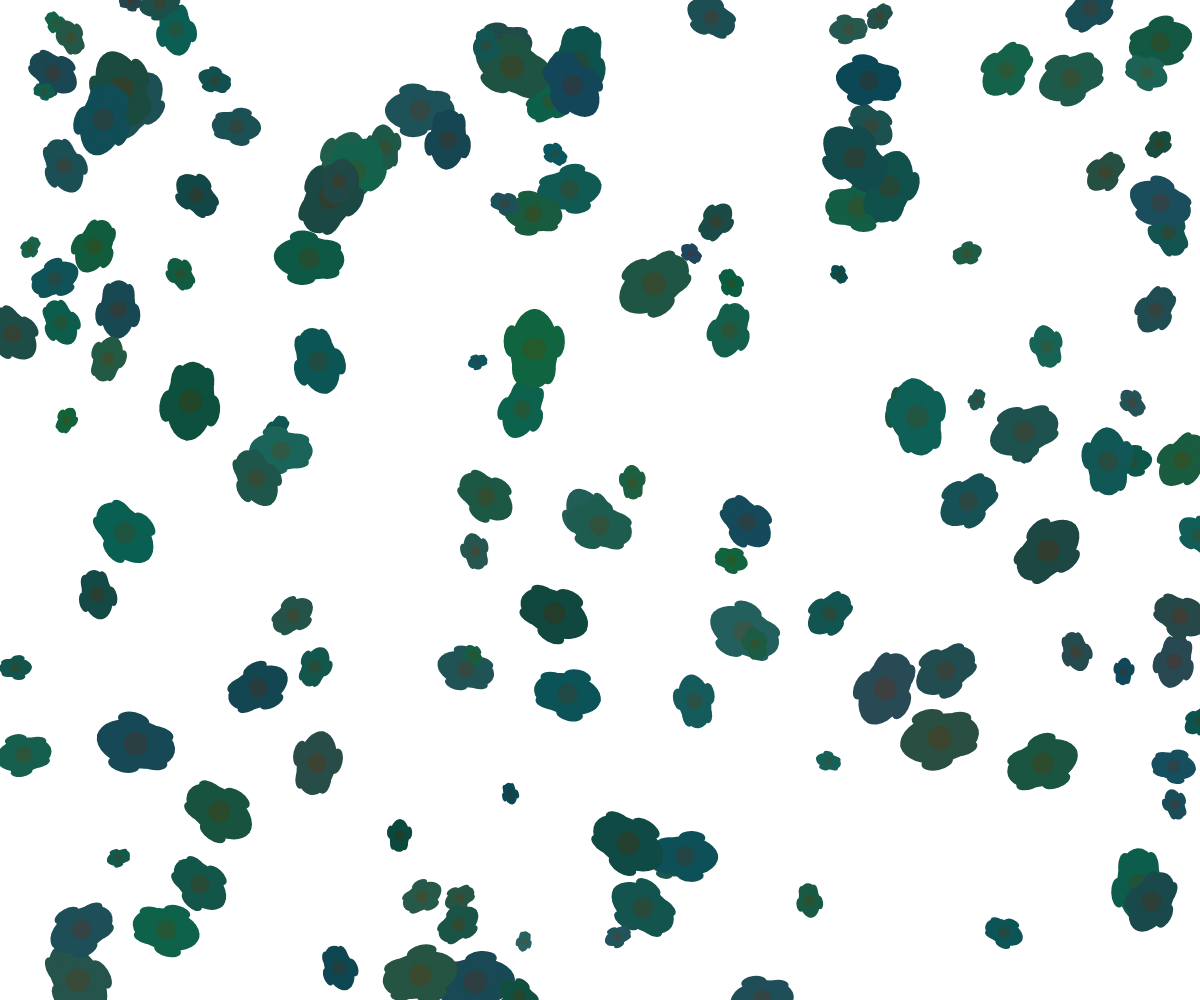
Frame 1 (no input)
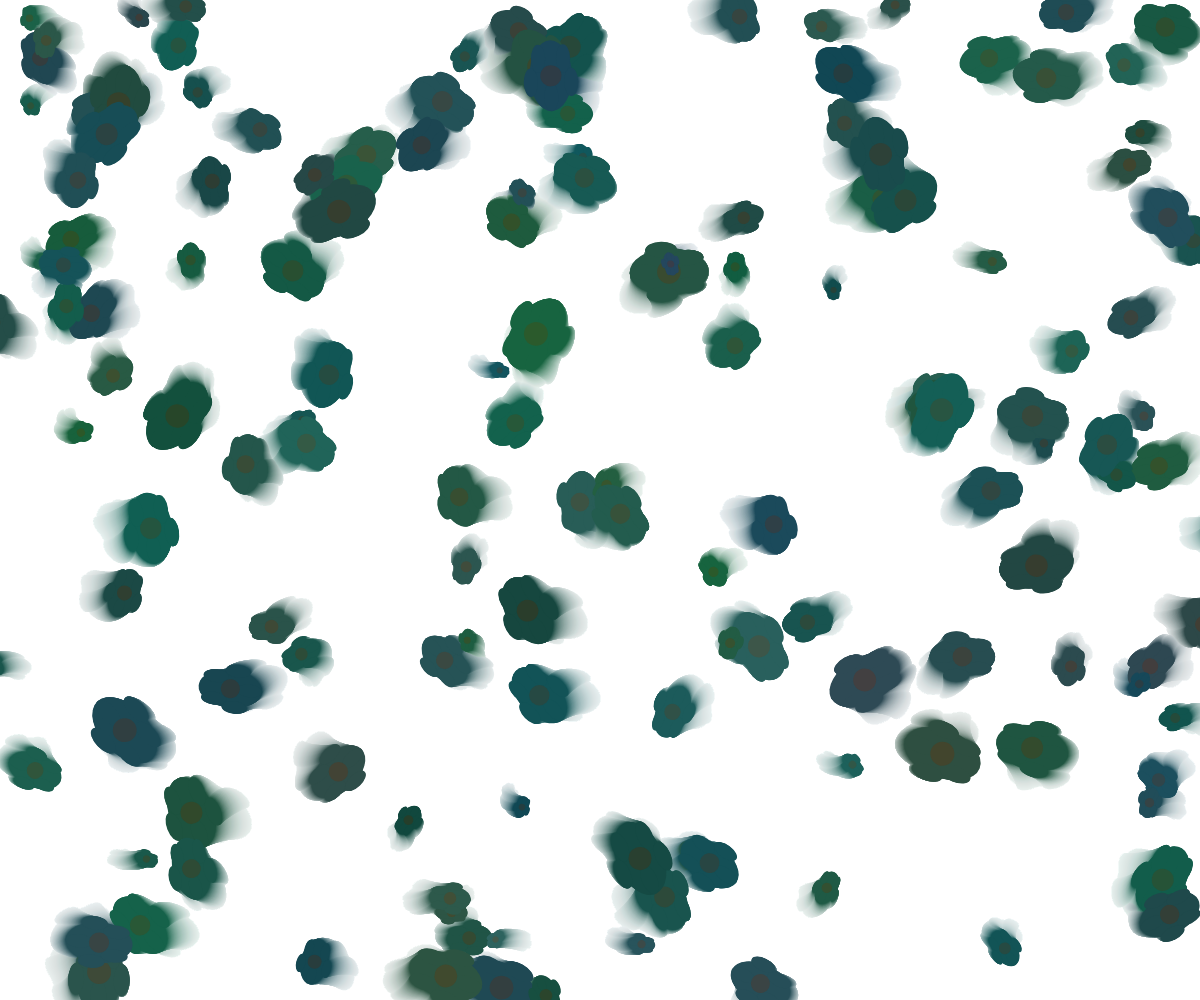
Frame 60 (no input)
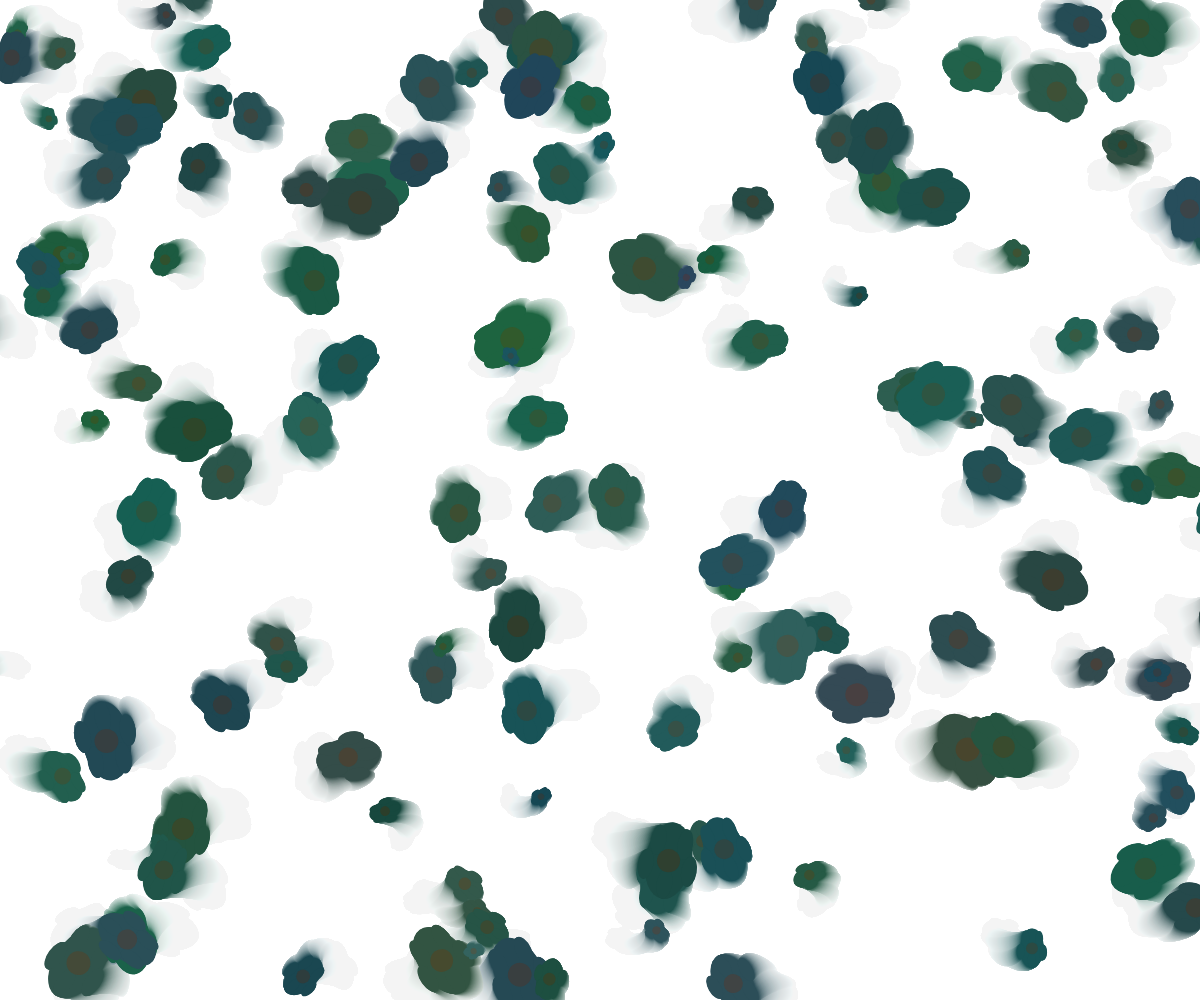
Frame 120 (the mouse pressed at the canvas centre since frame 60)

The p5.js sketch that drew these frames (run headless with seeded random() and noise() and a simulated clock; from frame 60 on, the mouse is pressed at the canvas centre):

// p5.js sketch
// ── sketch.js
let forms = [];
let hueShift = 0;

function setup() {
  createCanvas(windowWidth, windowHeight);
  noStroke();
  
  // Create a grid of abstract floral forms
  for (let i = 0; i < 150; i++) {
    forms.push({
      x: random(width),
      y: random(height),
      size: random(20, 80),
      hue: random(10, 40), // Jewel tones and pastels
      saturation: random(70, 100),
      brightness: random(60, 95),
      angle: random(TWO_PI),
      speed: random(0.002, 0.008),
      sway: random(0.01, 0.03)
    });
  }
}

function draw() {
  // Soft background with slight fade
  fill(255, 255, 255, 10);
  rect(0, 0, width, height);
  
  hueShift += 0.1;
  
  for (let i = 0; i < forms.length; i++) {
    let f = forms[i];
    
    // Update form position with subtle animation
    f.x += sin(frameCount * f.speed + f.angle) * 0.5;
    f.y += cos(frameCount * f.speed + f.angle) * 0.3;
    f.angle += f.sway;
    
    // Apply hue shift to create color bleeding effect
    let h = (f.hue + hueShift) % 360;
    
    // Create gradient fill with soft edges
    let c = color(h, f.saturation, f.brightness);
    fill(c);
    
    // Draw abstract floral shape using multiple overlapping ellipses
    push();
    translate(f.x, f.y);
    rotate(frameCount * 0.01 + i * 0.2);
    
    // Main petal
    ellipse(0, 0, f.size, f.size * 0.6);
    
    // Secondary petals
    for (let j = 0; j < 5; j++) {
      let angle = TWO_PI * j / 5;
      let x = cos(angle) * f.size * 0.3;
      let y = sin(angle) * f.size * 0.3;
      ellipse(x, y, f.size * 0.4, f.size * 0.2);
    }
    
    // Central core
    fill(h + 20, f.saturation - 10, f.brightness - 20);
    ellipse(0, 0, f.size * 0.3, f.size * 0.3);
    
    pop();
  }
  
  // Occasionally create new forms to simulate growth
  if (frameCount % 100 === 0 && forms.length < 250) {
    forms.push({
      x: random(width),
      y: random(height),
      size: random(20, 80),
      hue: random(10, 40),
      saturation: random(70, 100),
      brightness: random(60, 95),
      angle: random(TWO_PI),
      speed: random(0.002, 0.008),
      sway: random(0.01, 0.03)
    });
  }
}

function windowResized() {
  resizeCanvas(windowWidth, windowHeight);
}
